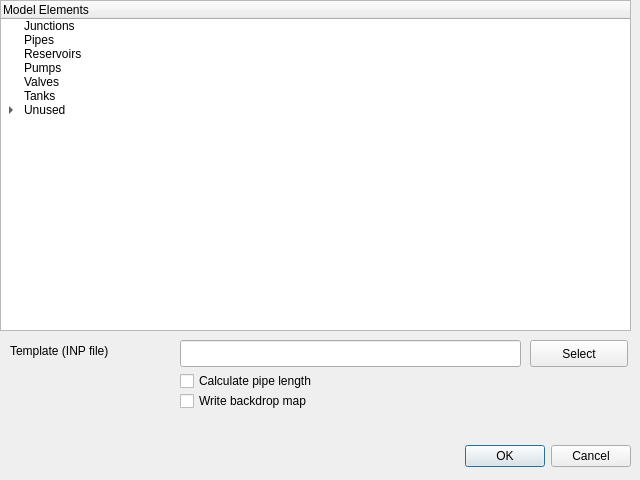
<?xml version="1.0" encoding="UTF-8"?>
<ui version="4.0">
 <class>GHydraulicsSettingsDialog</class>
 <widget class="QDialog" name="GHydraulicsSettingsDialog">
  <property name="geometry">
   <rect>
    <x>0</x>
    <y>0</y>
    <width>640</width>
    <height>480</height>
   </rect>
  </property>
  <property name="windowTitle">
   <string>GHydraulics Settings</string>
  </property>
  <widget class="QDialogButtonBox" name="buttonBox">
   <property name="geometry">
    <rect>
     <x>10</x>
     <y>440</y>
     <width>621</width>
     <height>32</height>
    </rect>
   </property>
   <property name="orientation">
    <enum>Qt::Horizontal</enum>
   </property>
   <property name="standardButtons">
    <set>QDialogButtonBox::Cancel|QDialogButtonBox::Ok</set>
   </property>
  </widget>
  <widget class="QTreeWidget" name="treeWidget">
   <property name="geometry">
    <rect>
     <x>0</x>
     <y>0</y>
     <width>631</width>
     <height>331</height>
    </rect>
   </property>
   <property name="dragDropMode">
    <enum>QAbstractItemView::InternalMove</enum>
   </property>
   <column>
    <property name="text">
     <string>Model Elements</string>
    </property>
   </column>
   <item>
    <property name="text">
     <string>Junctions</string>
    </property>
    <property name="icon">
     <iconset>
      <normaloff>icons/junction.svg</normaloff>icons/junction.svg</iconset>
    </property>
    <property name="flags">
     <set>ItemIsDropEnabled|ItemIsEnabled</set>
    </property>
   </item>
   <item>
    <property name="text">
     <string>Pipes</string>
    </property>
    <property name="icon">
     <iconset>
      <normaloff>icons/pipe.svg</normaloff>icons/pipe.svg</iconset>
    </property>
    <property name="flags">
     <set>ItemIsDropEnabled|ItemIsEnabled</set>
    </property>
   </item>
   <item>
    <property name="text">
     <string>Reservoirs</string>
    </property>
    <property name="icon">
     <iconset>
      <normaloff>icons/reservoir.svg</normaloff>icons/reservoir.svg</iconset>
    </property>
    <property name="flags">
     <set>ItemIsDropEnabled|ItemIsEnabled</set>
    </property>
   </item>
   <item>
    <property name="text">
     <string>Pumps</string>
    </property>
    <property name="icon">
     <iconset>
      <normaloff>icons/pump.svg</normaloff>icons/pump.svg</iconset>
    </property>
    <property name="flags">
     <set>ItemIsDropEnabled|ItemIsEnabled</set>
    </property>
   </item>
   <item>
    <property name="text">
     <string>Valves</string>
    </property>
    <property name="icon">
     <iconset>
      <normaloff>icons/valve.svg</normaloff>icons/valve.svg</iconset>
    </property>
    <property name="flags">
     <set>ItemIsDropEnabled|ItemIsEnabled</set>
    </property>
   </item>
   <item>
    <property name="text">
     <string>Tanks</string>
    </property>
    <property name="toolTip">
     <string/>
    </property>
    <property name="icon">
     <iconset>
      <normaloff>icons/tank.svg</normaloff>icons/tank.svg</iconset>
    </property>
    <property name="flags">
     <set>ItemIsDropEnabled|ItemIsEnabled</set>
    </property>
   </item>
   <item>
    <property name="text">
     <string>Unused</string>
    </property>
    <property name="toolTip">
     <string/>
    </property>
    <property name="icon">
     <iconset>
      <normaloff>icons/folder.svg</normaloff>icons/folder.svg</iconset>
    </property>
    <property name="flags">
     <set>ItemIsDropEnabled|ItemIsEnabled</set>
    </property>
    <item>
     <property name="text">
      <string>Add some vector layers to your project. They will appear here.</string>
     </property>
     <property name="flags">
      <set>ItemIsEnabled</set>
     </property>
    </item>
   </item>
  </widget>
  <widget class="QPushButton" name="inpFilePushButton">
   <property name="geometry">
    <rect>
     <x>530</x>
     <y>340</y>
     <width>98</width>
     <height>27</height>
    </rect>
   </property>
   <property name="text">
    <string>Select</string>
   </property>
  </widget>
  <widget class="QLineEdit" name="inpFileLineEdit">
   <property name="geometry">
    <rect>
     <x>180</x>
     <y>340</y>
     <width>341</width>
     <height>27</height>
    </rect>
   </property>
  </widget>
  <widget class="QLabel" name="inpFileLabel">
   <property name="geometry">
    <rect>
     <x>10</x>
     <y>340</y>
     <width>161</width>
     <height>21</height>
    </rect>
   </property>
   <property name="text">
    <string>Template (INP file)</string>
   </property>
  </widget>
  <widget class="QCheckBox" name="autoLengthCB">
   <property name="geometry">
    <rect>
     <x>180</x>
     <y>370</y>
     <width>441</width>
     <height>22</height>
    </rect>
   </property>
   <property name="text">
    <string>Calculate pipe length</string>
   </property>
  </widget>
  <widget class="QCheckBox" name="writeBackdropCB">
   <property name="geometry">
    <rect>
     <x>180</x>
     <y>390</y>
     <width>441</width>
     <height>22</height>
    </rect>
   </property>
   <property name="text">
    <string>Write backdrop map</string>
   </property>
  </widget>
 </widget>
 <resources/>
 <connections>
  <connection>
   <sender>buttonBox</sender>
   <signal>accepted()</signal>
   <receiver>GHydraulicsSettingsDialog</receiver>
   <slot>accept()</slot>
   <hints>
    <hint type="sourcelabel">
     <x>248</x>
     <y>254</y>
    </hint>
    <hint type="destinationlabel">
     <x>157</x>
     <y>274</y>
    </hint>
   </hints>
  </connection>
  <connection>
   <sender>buttonBox</sender>
   <signal>rejected()</signal>
   <receiver>GHydraulicsSettingsDialog</receiver>
   <slot>reject()</slot>
   <hints>
    <hint type="sourcelabel">
     <x>316</x>
     <y>260</y>
    </hint>
    <hint type="destinationlabel">
     <x>286</x>
     <y>274</y>
    </hint>
   </hints>
  </connection>
 </connections>
</ui>
